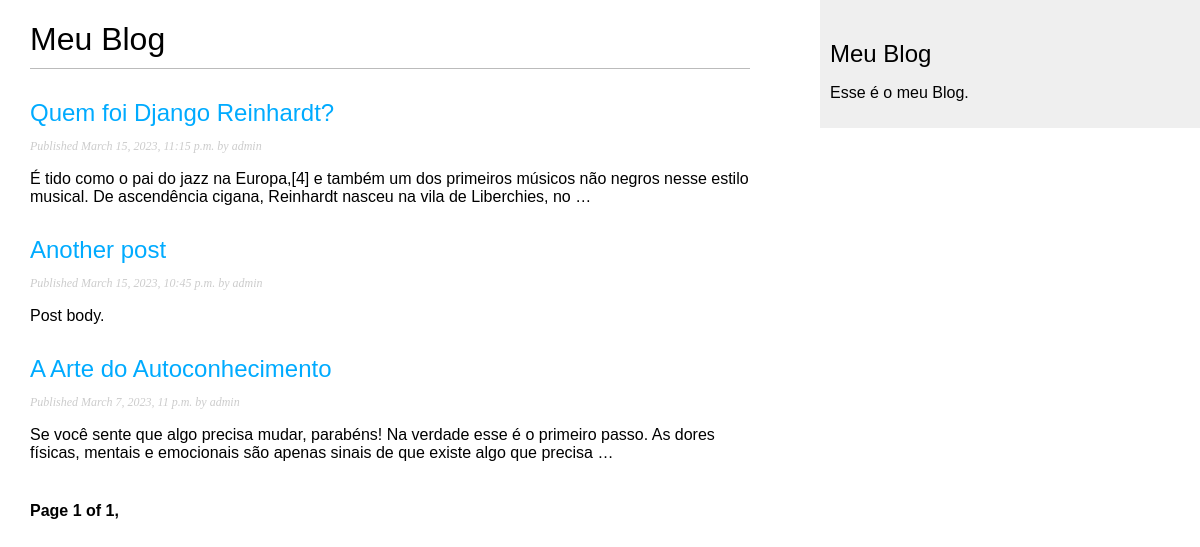
Screenshot of /blog/ with the database file from the repository.
### blog/models.py (models this page shows, shortened)
class Post(models.Model):
    STATUS_CHOICES = (
        ('draft', 'Draft'),
        ('published', 'Published'),
    )
    title = models.CharField(max_length=250)
    slug = models.SlugField(max_length=250,
                            unique_for_date='publish')
    author = models.ForeignKey(User,
                               on_delete=models.CASCADE,
                               related_name='blog_posts')
    body = models.TextField()
    publish = models.DateTimeField(default=timezone.now)
    created = models.DateTimeField(auto_now_add=True)
    update = models.DateTimeField(auto_now=True)
    status = models.CharField(max_length=10,
                              choices=STATUS_CHOICES,
                              default='draft')
    objects = models.Manager()
    published = PublishedManager()
    class Meta:
        ordering = ('-publish',)
    def get_absolute_url(self):
        return reverse('blog:post_detail',
                       args=[self.publish.year,
                             self.publish.month,
                             self.publish.day, self.slug])

### blog/views.py (the view)
# urls.py: path('', views.PostListView.as_view(), name='post_list'),
class PostListView(ListView):
    queryset = Post.published.all()
    context_object_name = 'posts'
    paginate_by = 3
    template_name = 'blog/post/list.html'

### blog/templates/blog/post/list.html (shortened to what this page needs)
{% extends "blog/base.html" %}
{% block content %}
    <h1>Meu Blog</h1>
    {% for post in posts %}
        <h2>
            <a href="{{ post.get_absolute_url }}">
                {{ post.title }}
            </a>
        </h2>
        <p class="date">
            Published {{ post.publish }} by {{ post.author }}
        </p>
        {{ post.body|truncatewords:30|linebreaks }}
    {% endfor %}
    {% include "pagination.html" with page=page_obj %}
{% endblock %}

### blog/static/css/blog.css (style rules this page uses)
body { margin:0; padding:0; font-family:helvetica, sans-serif; }
a { color:#00abff; text-decoration:none; }
h1 { font-weight:normal; border-bottom:1px solid #bbb; padding:0 0 10px 0; }
h2 { font-weight:normal; margin:30px 0 0; }
p.date { color:#ccc; font-family: georgia, serif; font-size: 12px; font-style: italic; }

### rows the page displays
Post: title "Quem foi Django Reinhardt?", publish "March 15, 2023, 11:15 p.m.", author "admin", body "É tido como o pai do jazz na Europa,[4] e também um dos primeiros músicos não negros nesse estilo musical. De ascendência cigana, Reinhardt nasceu na vila de Liberchies, no …"
Post: title "Another post", publish "March 15, 2023, 10:45 p.m.", author "admin", body "Post body."
Post: title "A Arte do Autoconhecimento", publish "March 7, 2023, 11 p.m.", author "admin", body "Se você sente que algo precisa mudar, parabéns! Na verdade esse é o primeiro passo. As dores físicas, mentais e emocionais são apenas sinais de que existe algo que precisa …"

### other values shown
{{ page.number }} "1"
{{ page.paginator.num_pages }} "1"
